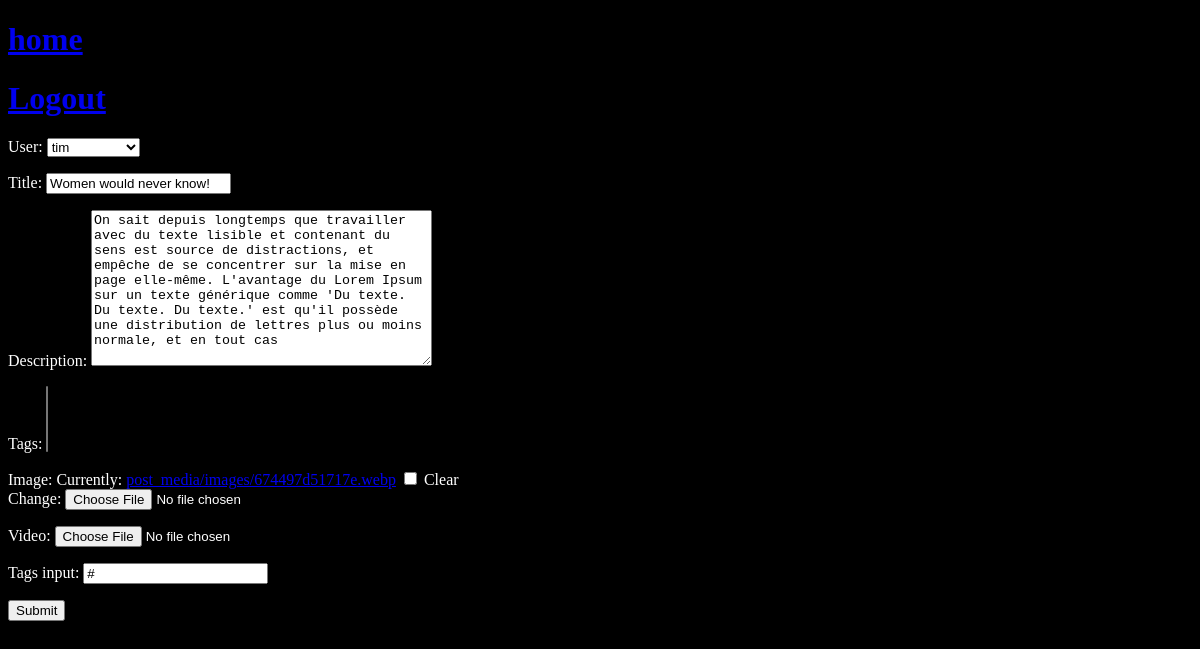
The page /update-post/fa890b4c-a906-4801-8b38-0fb293e29007/ (signed in) on the database as committed earlier.
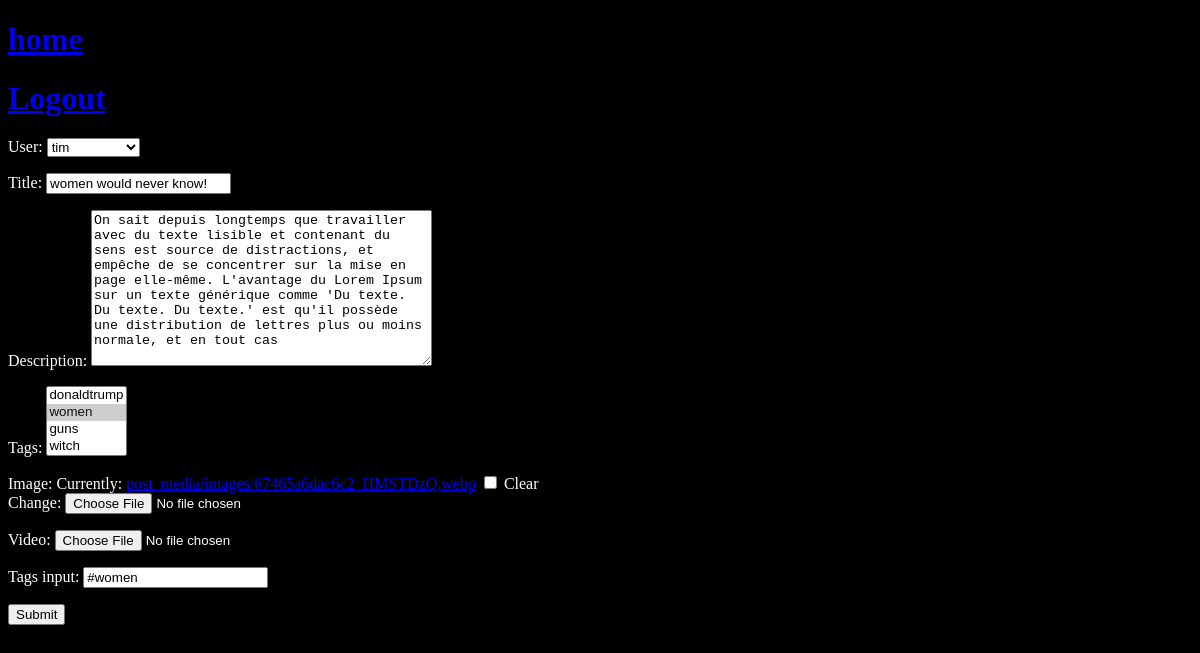
The same page on the database as committed later.
### ogambo/models.py (models this page shows, shortened)
class Post(models.Model):
    id = models.UUIDField(primary_key=True, default=uuid.uuid4, editable=False)
    user = models.ForeignKey(User, on_delete=models.SET_NULL, null=True)
    title = models.CharField(max_length=200)
    description = models.TextField(max_length=500, null=True, blank=True)
    tags = models.ManyToManyField(Tag, related_name='posts', blank=True)
    image = models.ImageField(upload_to='post_media/images/', null=True, blank=True)
    video = models.FileField(upload_to='post_media/videos/', null=True, blank=True)
    created = models.DateTimeField(auto_now_add=True)
    updated = models.DateTimeField(auto_now=True)
    class Meta:
        ordering = ['-updated', '-created']

### ogambo/views.py (the view)
# urls.py: path('update-post/<str:pk>/', views.updatePost, name="update-post"),
@login_required(login_url='login')
def updatePost(request, pk):
    post = get_object_or_404(Post, id=pk)
    if request.user != post.user:
        messages.error(request, "You are not allowed to do this!")
        return redirect('home')
    if request.method == 'POST':
        form = PostForm(request.POST, request.FILES, instance=post)
        if form.is_valid():
            form.save()
            return redirect('home')
    else:
        form = PostForm(instance=post)
        form.fields['tags_input'].initial = '#' + ' #'.join(tag.name for tag in post.tags.all())
    context = {'form' : form}
    return render(request, 'ogambo/forms/post_form.html', context)

### ogambo/forms.py (shortened to what this page needs)
class PostForm(forms.ModelForm):
    tags_input = forms.CharField(
        required=False,
        widget=forms.TextInput(attrs={'placeholder': 'Enter tags separated by #'})
    )
    class Meta:
        model = Post
        fields = '__all__'

### ogambo/models.py (called while the page is built)
    def __str__(self):
        return self.name

### ogambo/templates/ogambo/forms/post_form.html (shortened to what this page needs)
{% extends 'main.html' %}
{% block content %}
<div class="">
    <form action="" method="post" enctype="multipart/form-data">
        {{form.as_p}}
        <input type="submit" value="Submit" />
    </form>
</div>
{% endblock content %}

Rows that differ between the two databases and show on the page:
changed Post "tim": title "Women would never know!" → "women would never know!"
Other text that changed with them:
form field tags: (not shown) → "donaldtrump / women ☑ / guns / witch"
form field tags_input: "#" → "#women"
text no longer shown: "User: Title: Description: Tags: Image: Currently: post_media/images/674497d51717e.webp Clear Change: Video: Tags input:"
text now shown: "User: Title: Description: Tags: Image: Currently: post_media/images/67465a6dac6c2_HMSTDzQ.webp Clear Change: Video: Tags input:"
